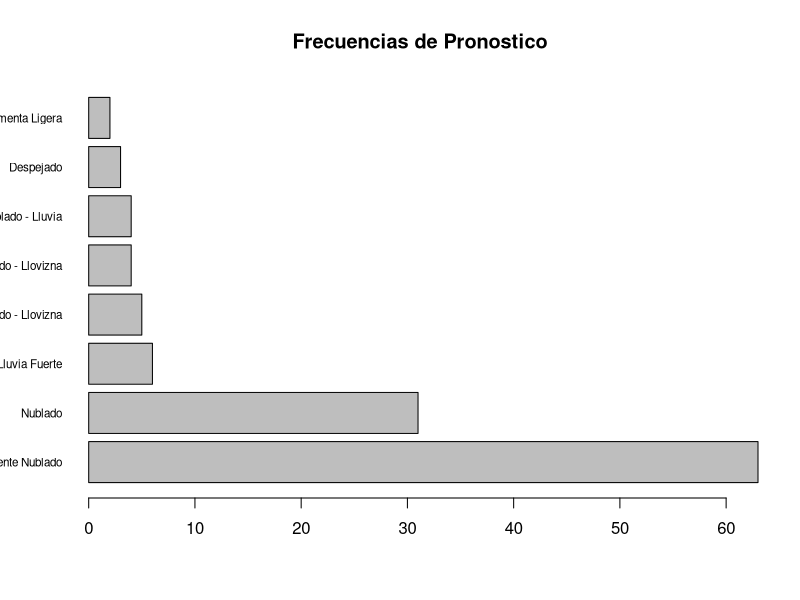
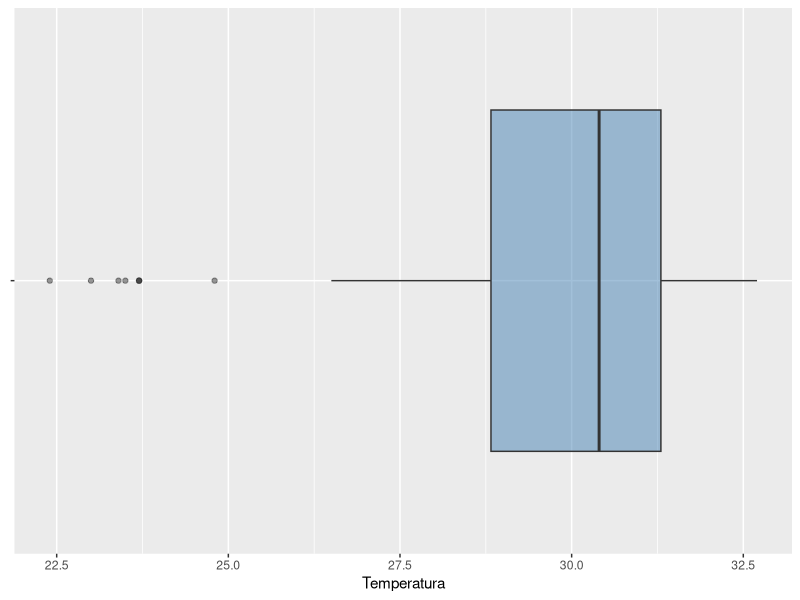
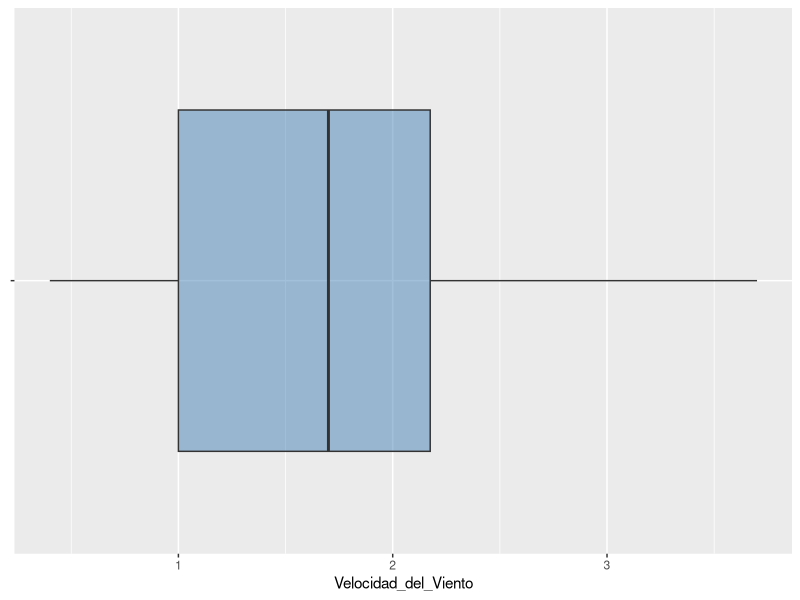
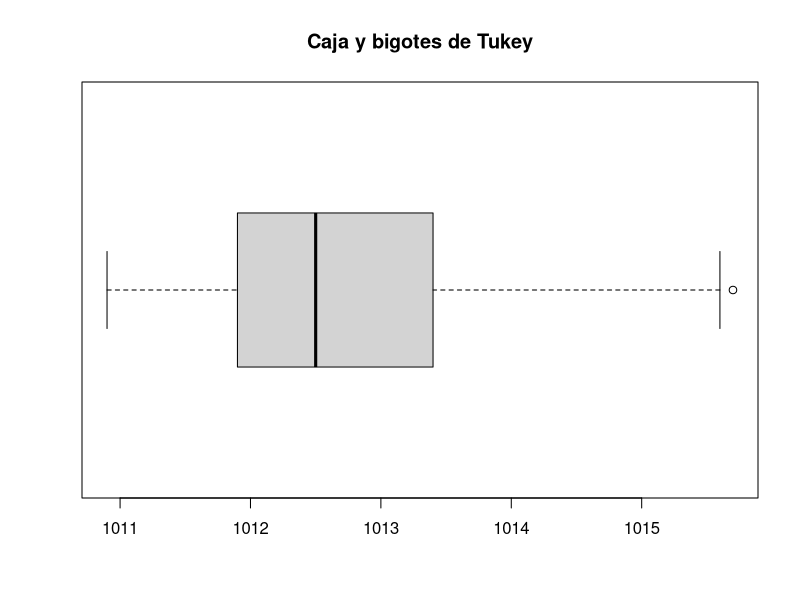
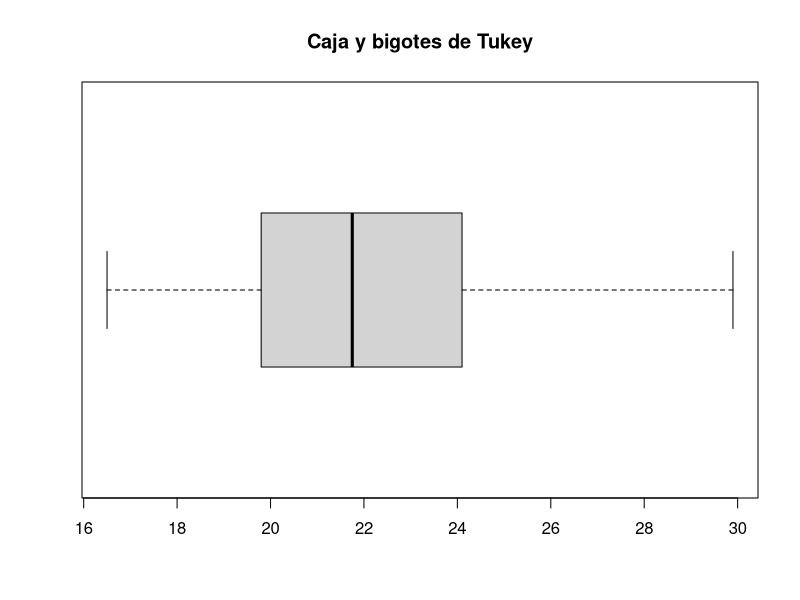
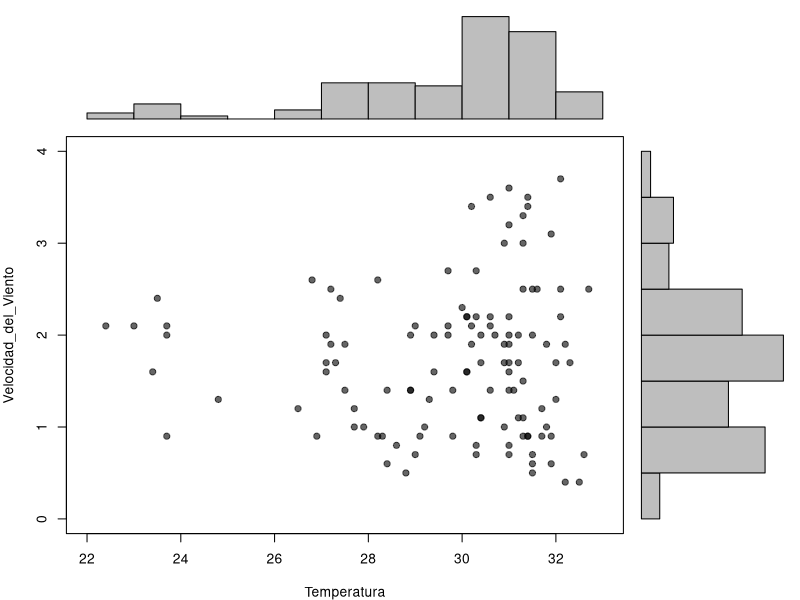
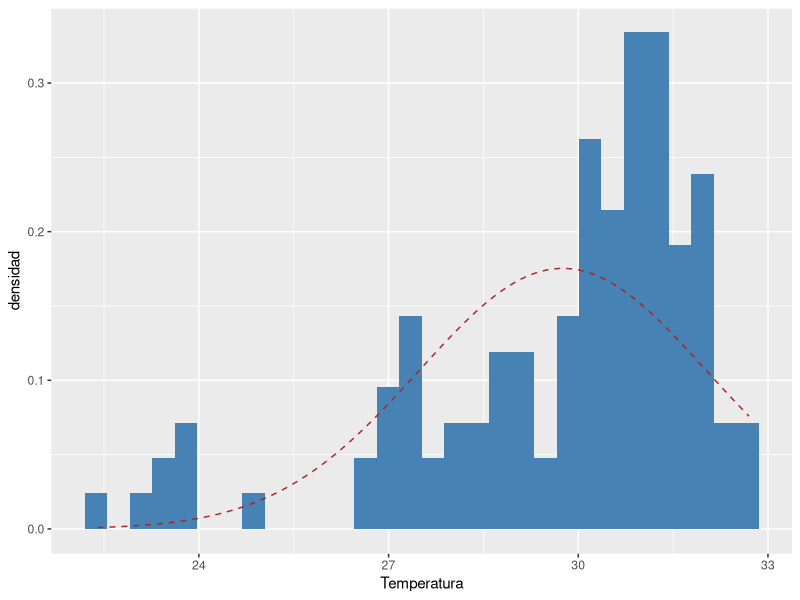
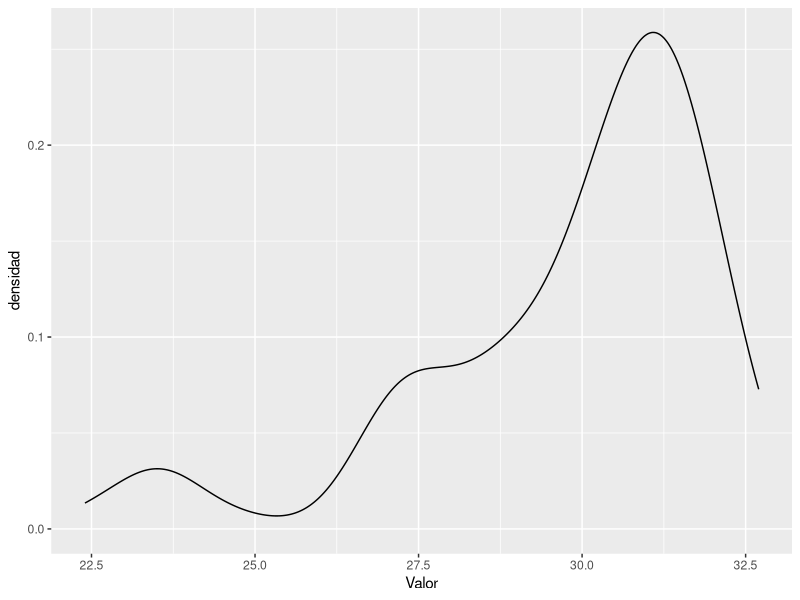

Reproduce these figures in R, in order.
## ---- chunk 1
knitr::opts_chunk$set(echo = TRUE, warning = FALSE, message = FALSE)
library(ggplot2)
## ---- chunk 2
# ORI.csv es la base del Taller 01 (IDEAM). Ponerlo al lado del cuaderno.
# La copia que reparte el curso viene en ISO-8859-1; si la tuya ya está en
# UTF-8 (la de data/ del repo lo está), quitá el fileEncoding.
datos <- read.csv("ORI.csv", sep = ";", dec = ".",
                  fileEncoding = "latin1", stringsAsFactors = FALSE)
names(datos) <- trimws(names(datos))
## ---- chunk 3
datos <- datos[datos$Hora %in% c("12:00"), ]
## ---- chunk 4
# f1.fuente.vista_previa
cat("Dimensiones:", nrow(datos), "filas x", ncol(datos), "columnas\n")
utils::head(datos, 10)
## ---- chunk 5
# f1.balanceo.frecuencias
tabla <- sort(table(datos$Pronostico), decreasing = TRUE)
print(cbind(n = tabla, prop = round(prop.table(tabla), 3)))
barplot(tabla, horiz = TRUE, las = 1, cex.names = 0.7,
        main = "Frecuencias de Pronostico")
## ---- chunk 6
# f1.diccionario.tabla
str(datos)
data.frame(columna = names(datos),
           clase_en_R = vapply(datos, function(v) class(v)[1], ""),
           distintos = vapply(datos, function(v) length(unique(v)), 0L),
           row.names = NULL)
## ---- chunk 7
# f1.analisis.boxplot
ggplot(datos, aes(x = "", y = Temperatura)) +
  geom_boxplot(fill = "steelblue", alpha = 0.5) +
  coord_flip() + labs(x = NULL)
## ---- chunk 8
# f1.analisis.boxplot
ggplot(datos, aes(x = "", y = Velocidad_del_Viento)) +
  geom_boxplot(fill = "steelblue", alpha = 0.5) +
  coord_flip() + labs(x = NULL)
## ---- chunk 9
# f1.calidad.atipicos
x <- datos$Presion
cuartiles <- quantile(x, c(0.25, 0.75), na.rm = TRUE)
limites <- c(cuartiles[1] - 1.5 * IQR(x, na.rm = TRUE),
             cuartiles[2] + 1.5 * IQR(x, na.rm = TRUE))
atipicos <- x[x < limites[1] | x > limites[2]]
cat("Atípicos por IQR (Tukey):", length(atipicos),
    "de", length(x), "\n")
print(round(limites, 2))
boxplot(x, horizontal = TRUE, main = "Caja y bigotes de Tukey")
## ---- chunk 10
# f1.calidad.atipicos
x <- datos$Punto_de_Rocio
cuartiles <- quantile(x, c(0.25, 0.75), na.rm = TRUE)
limites <- c(cuartiles[1] - 1.5 * IQR(x, na.rm = TRUE),
             cuartiles[2] + 1.5 * IQR(x, na.rm = TRUE))
atipicos <- x[x < limites[1] | x > limites[2]]
cat("Atípicos por IQR (Tukey):", length(atipicos),
    "de", length(x), "\n")
print(round(limites, 2))
boxplot(x, horizontal = TRUE, main = "Caja y bigotes de Tukey")
## ---- chunk 11
# f1.analisis.dispersion
completos <- complete.cases(datos[, c("Temperatura", "Velocidad_del_Viento")])
x <- datos$Temperatura[completos]; y <- datos$Velocidad_del_Viento[completos]
hx <- hist(x, plot = FALSE); hy <- hist(y, plot = FALSE)
layout(matrix(c(2, 0, 1, 3), 2, 2, byrow = TRUE),
       widths = c(4, 1), heights = c(1, 4))
par(mar = c(4, 4, 1, 1))
plot(x, y, pch = 19, col = "#00000099", xlab = "Temperatura", ylab = "Velocidad_del_Viento",
     xlim = range(hx$breaks), ylim = range(hy$breaks))
par(mar = c(0, 4, 1, 1))
barplot(hx$counts, axes = FALSE, space = 0)
par(mar = c(4, 0, 1, 1))
barplot(hy$counts, axes = FALSE, space = 0, horiz = TRUE)
layout(1)
cat("Pearson:   ", cor(datos$Temperatura, datos$Velocidad_del_Viento, use = "complete.obs"), "\n")
cat("Covarianza:", cov(datos$Temperatura, datos$Velocidad_del_Viento, use = "complete.obs"), "\n")
## ---- chunk 12
# f1.analisis.histograma
ggplot(datos, aes(x = Temperatura)) +
  geom_histogram(aes(y = after_stat(density)),
                 bins = 30, fill = "steelblue") +
  stat_function(fun = dnorm, args = list(mean = mean(datos$Temperatura, na.rm = TRUE), sd = sd(datos$Temperatura, na.rm = TRUE)), color = "firebrick", linetype = "dashed") +
  labs(x = "Temperatura", y = "densidad")
## ---- chunk 13
# f1.analisis.densidad
ggplot(datos, aes(x = Temperatura)) +
  geom_density() +
  labs(x = "Valor", y = "densidad")
## ---- chunk 14
# f1.analisis.qq_normal_datos
x <- datos$Temperatura
qqnorm(x, main = "Q-Q normal")
qqline(x, col = "firebrick")
cat("Shapiro-Wilk:\n"); print(shapiro.test(x))
## ---- chunk 15
# f1.analisis.histograma
ggplot(datos, aes(x = Presion)) +
  geom_histogram(aes(y = after_stat(density)),
                 bins = 30, fill = "steelblue") +
  labs(x = "Presion", y = "densidad")
## ---- chunk 16
# f1.analisis.densidad
ggplot(datos, aes(x = Presion)) +
  geom_density() +
  labs(x = "Valor", y = "densidad")
## ---- chunk 17
# f1.analisis.densidad
ggplot(datos, aes(x = Velocidad_del_Viento)) +
  geom_density() +
  stat_function(fun = dnorm, args = list(mean = mean(datos$Velocidad_del_Viento, na.rm = TRUE), sd = sd(datos$Velocidad_del_Viento, na.rm = TRUE)), color = "firebrick", linetype = "dashed") +
  labs(x = "Valor", y = "densidad")
